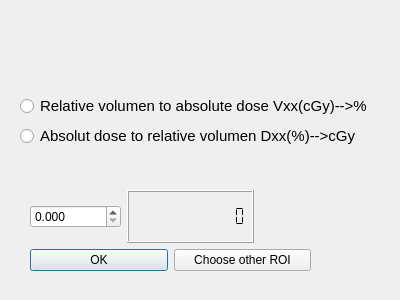
<?xml version="1.0" encoding="UTF-8"?>
<ui version="4.0">
 <class>Monaco_Getinputs</class>
 <widget class="QDialog" name="Monaco_Getinputs">
  <property name="geometry">
   <rect>
    <x>0</x>
    <y>0</y>
    <width>400</width>
    <height>300</height>
   </rect>
  </property>
  <property name="windowTitle">
   <string>Dialog</string>
  </property>
  <widget class="QWidget" name="layoutWidget">
   <property name="geometry">
    <rect>
     <x>30</x>
     <y>190</y>
     <width>281</width>
     <height>81</height>
    </rect>
   </property>
   <layout class="QVBoxLayout" name="verticalLayout_3">
    <item>
     <layout class="QHBoxLayout" name="horizontalLayout_2">
      <item>
       <layout class="QHBoxLayout" name="horizontalLayout">
        <item>
         <widget class="QDoubleSpinBox" name="doubleSpinBox_3">
          <property name="decimals">
           <number>3</number>
          </property>
          <property name="maximum">
           <double>1000000.000000000000000</double>
          </property>
          <property name="singleStep">
           <double>0.100000000000000</double>
          </property>
         </widget>
        </item>
        <item>
         <widget class="QLCDNumber" name="lcdNumber_3">
          <property name="font">
           <font>
            <weight>75</weight>
            <bold>true</bold>
           </font>
          </property>
          <property name="digitCount">
           <number>12</number>
          </property>
          <property name="segmentStyle">
           <enum>QLCDNumber::Flat</enum>
          </property>
         </widget>
        </item>
        <item>
         <widget class="QLabel" name="LabelResult">
          <property name="text">
           <string/>
          </property>
         </widget>
        </item>
       </layout>
      </item>
     </layout>
    </item>
    <item>
     <layout class="QHBoxLayout" name="horizontalLayout_3">
      <item>
       <widget class="QPushButton" name="pushButton">
        <property name="text">
         <string>OK</string>
        </property>
       </widget>
      </item>
      <item>
       <widget class="QPushButton" name="pushButton_2">
        <property name="text">
         <string>Choose other ROI</string>
        </property>
       </widget>
      </item>
     </layout>
    </item>
   </layout>
  </widget>
  <widget class="QWidget" name="layoutWidget">
   <property name="geometry">
    <rect>
     <x>20</x>
     <y>60</y>
     <width>359</width>
     <height>89</height>
    </rect>
   </property>
   <layout class="QFormLayout" name="formLayout">
    <item row="1" column="0">
     <layout class="QVBoxLayout" name="verticalLayout">
      <item>
       <widget class="QRadioButton" name="radioButtonGetrelvolonAbsdose">
        <property name="font">
         <font>
          <pointsize>11</pointsize>
         </font>
        </property>
        <property name="text">
         <string>Relative volumen to absolute dose Vxx(cGy)--&gt;%</string>
        </property>
       </widget>
      </item>
      <item>
       <widget class="QRadioButton" name="radioButtongetAbsDoseonRelvol">
        <property name="font">
         <font>
          <pointsize>11</pointsize>
         </font>
        </property>
        <property name="text">
         <string>Absolut dose to relative volumen Dxx(%)--&gt;cGy</string>
        </property>
       </widget>
      </item>
     </layout>
    </item>
    <item row="0" column="0">
     <widget class="QLabel" name="label">
      <property name="font">
       <font>
        <pointsize>18</pointsize>
        <weight>75</weight>
        <bold>true</bold>
       </font>
      </property>
      <property name="text">
       <string/>
      </property>
     </widget>
    </item>
   </layout>
  </widget>
 </widget>
 <resources/>
 <connections/>
</ui>
